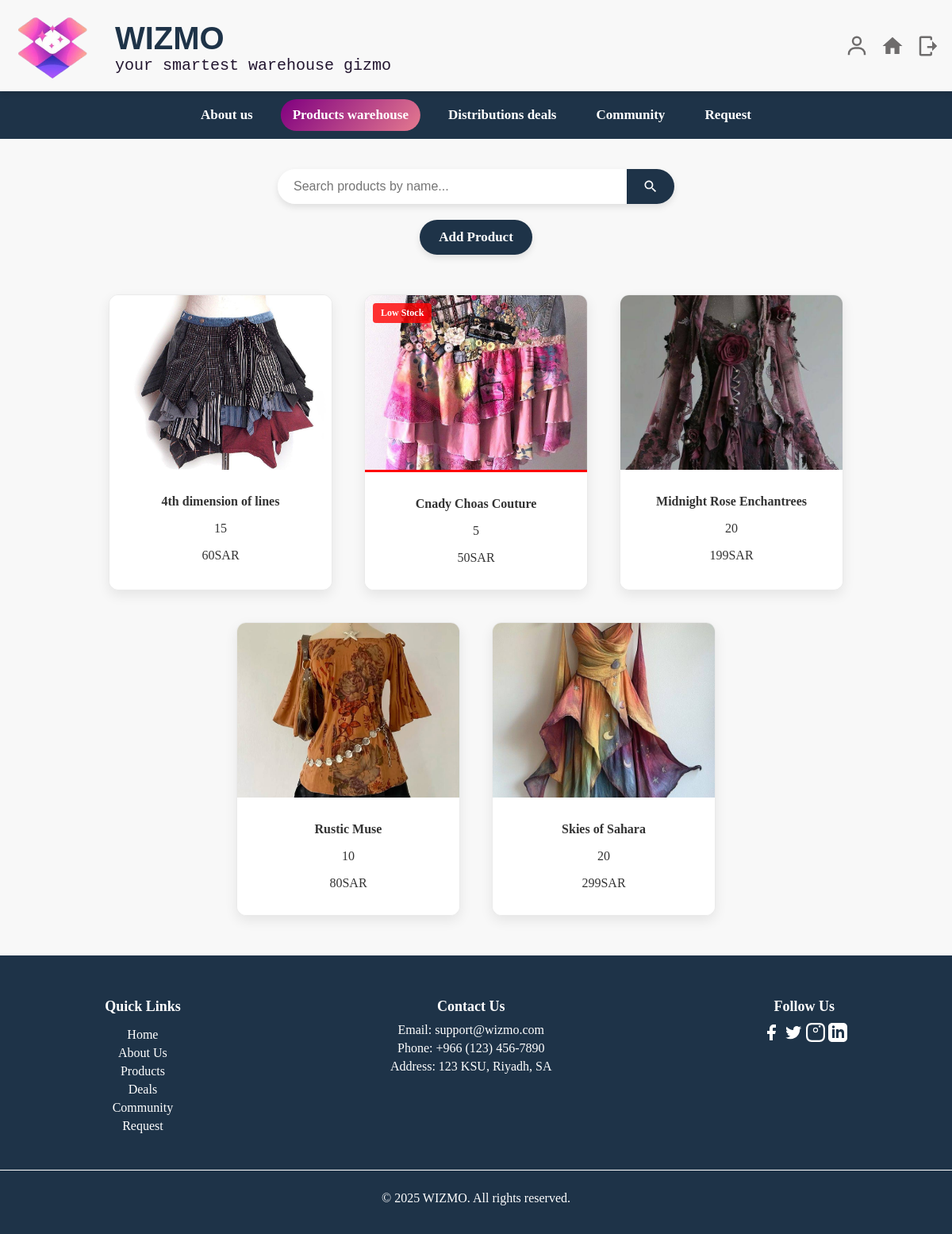
/Products.php (signed in), run on the app's committed database.
### tables this page shows
CREATE TABLE `product` (
  `productName` varchar(250) NOT NULL,
  `quantity` varchar(100) NOT NULL,
  `description` varchar(500) NOT NULL,
  `image` varchar(300) NOT NULL,
  `price` varchar(50) NOT NULL,
  `username` varchar(300) NOT NULL
);

### Products.php (the view, shortened to what this page needs)
<?php
$servername = "localhost";
$username = "root";
$password = "root";
$dbname = "Wizmo";
$port = 8889;
$conn = new mysqli($servername, $username, $password, $dbname, $port);
$loggedInUser = isset($_SESSION['username']) ? $_SESSION['username'] : null;
$products = [];
if ($loggedInUser) {
    $sql = "SELECT * FROM Product WHERE username = ?";
    $stmt = $conn->prepare($sql);
    $stmt->bind_param("s", $loggedInUser);
    $stmt->execute();
    $result = $stmt->get_result();
    while ($row = $result->fetch_assoc()) {
        $products[] = $row;
    }
}
?>
<!DOCTYPE html>
<html>
<head>
    <link rel="stylesheet" href="MainStyles.css">
</head>
<body>
    <header>
        <div class="header-container">
            <img src="images/wizmoLOGO.png" alt="logo" width="90" height="80" class="Navimg">
            <div class="text-container">
                <h2>WIZMO</h2>
                <h3>your smartest warehouse gizmo</h3>
            </div>
            <div class="header-links">
                <a href="profile.php"><svg class="header-icon">
                        <use href="#account" />
                    </svg></a>
                <a href="Homepage.php"><svg class="header-icon">
                        <use href="#home" />
                    </svg></a>
                <a href="index.php"><svg class="header-icon">
                        <use href="#logout" />
                    </svg></a>
            </div>
        </div>
    </header>
    <nav class="navBar">
        <ul>
            <li class="link1"><a href="aboutus.php">About us</a></li>
            <li class="link2"><a href="Products.php" class="active">Products warehouse</a></li>
            <li class="link3"><a href="deals.php">Distributions deals</a></li>
            <li class="link4"><a href="community.php">Community</a></li>
            <li class="link5"><a href="request.php">Request</a></li>
        </ul>
    </nav>
    <br>
<div class="search-container">
    <div class="search-bar">
        <input type="text" id="searchInput" placeholder="Search products by name...">
        <button type="button" onclick="searchProducts()">
            <svg>
                <use href="#search" />
            </svg>
        </button>
    </div>
</div>
<button class="add-product-btn" onclick="showAddPopup()">Add Product</button>
<div id="productList" class="product-container">
    <?php
    foreach ($products as $product) {
        $lowStock = false;
        $quantityNum = intval($product['quantity']);
        if ($quantityNum < 10) {
            $lowStock = true;
        }
        ?>
        <div class="product-card <?php echo $lowStock ? 'low-stock' : ''; ?>">
            <img src="<?php echo $product['image']; ?>" alt="<?php echo $product['productName']; ?>">
            <div class="product-info">
                <p><strong><?php echo $product['productName']; ?></strong></p>
                <p><?php echo $product['quantity']; ?></p>
                <p><?php echo $product['price']; ?></p>
            </div>
            <div class="product-hover-info">
            </div>
        </div>
    <?php } ?>
</div>
<footer>
    <div class="footer-container">
        <div class="footer-section">
            <h4>Quick Links</h4>
            <ul>
                <li><a href="Homepage.html">Home</a></li>
                <li><a href="aboutus.html">About Us</a></li>
                <li><a href="Products.php">Products</a></li>
                <li><a href="deals.html">Deals</a></li>
                <li><a href="community.html">Community</a></li>
                <li><a href="request.html">Request</a></li>
            </ul>
        </div>
        <div class="footer-section">
            <h4>Contact Us</h4>
            <p>Email: support@wizmo.com</p>
            <p>Phone: +966 (123) 456-7890</p>
            <p>Address: 123 KSU, Riyadh, SA</p>
        </div>
        <div class="footer-section">
            <h4>Follow Us</h4>
            <a href="#"><svg width="24" height="24">
                    <use href="#facebook" />
                </svg></a>
            <a href="#"><svg width="24" height="24">
                    <use href="#twitter" />
                </svg></a>
            <a href="#"><svg width="24" height="24">
                    <use href="#instagram" />
                </svg></a>
            <a href="#"><svg width="24" height="24">
                    <use href="#linkedin" />
                </svg></a>
        </div>
    </div>
    <div class="footer-bottom">
        <p>&copy; 2025 WIZMO. All rights reserved.</p>
    </div>
</footer>
</body>
</html>

### MainStyles.css (style rules this page uses)
body, html { margin: 0; padding: 0; background-color: #f8f8f8; }
header { background-color: #f8f8f8; color: black; box-shadow: 0 4px 6px rgba(0, 0, 0, 0.1); position: sticky; top: 0; z-index: 10; height: 115px; }
.header-container { display: flex; align-items: center; justify-content: space-between; gap: 10px; padding: 10px 15px; max-width: 1200px; margin: 0 auto; }
.header-icon { width: 30px; height: 30px; fill: #6e6c6c; transition: fill 0.3s ease; }
.header-container .Navimg { width: 100px; height: 100px; margin-right: 10px; }
.text-container { display: flex; flex-direction: column; align-items: flex-start; text-align: left; margin-left: 10px; }
.text-container h2, .text-container h3 { text-align: left; margin: 0; }
.text-container h2 { font-family:Impact, Haettenschweiler, 'Arial Narrow Bold', sans-serif; font-weight:700; font-size: 40px; color: #1e3348; }
.text-container h3 { font-family:monospace; font-weight:400; font-size: 20px; color: rgb(35, 22, 48); }
.header-links { display: flex; align-items: center; gap: 15px; margin-left: auto; }
.navBar { background-color: #1e3348; font-family: Cambria, Cochin, Georgia, Times, 'Times New Roman', serif; font-size: 17px; font-weight: 800; width: 100%; padding: 10px 0; text-align: center; position: relative; }
.navBar ul { display: flex; justify-content: center; align-items: center; margin: 0; padding: 0; list-style: none; }
.navBar ul li { margin: 0 10px; }
.navBar ul li a { color: white; text-decoration: none; padding: 10px 15px; display: inline-block; position: relative; transition: all 0.3s ease; }
.navBar ul li a::before { content: ''; position: absolute; top: 50%; left: 50%; transform: translate(-50%, -50%) scale(0); width: 100%; height: 100%; background: linear-gradient(130deg, #800080, #e47a8f); border-radius: 25px; opacity: 0; transition: all 0.3s ease; z-index: -1; }
.navBar ul li a:hover::before, .navBar ul li a.active::before { transform: translate(-50%, -50%) scale(1); opacity: 1; }
.navBar ul li a:hover, .navBar ul li a.active { color: white; z-index: 1; }
footer { background-color: #1e3348; color: #fff; padding: 20px 0; margin-top: 20px; text-align: center; }
.footer-container { display: flex; justify-content: space-around; flex-wrap: wrap; max-width: 1200px; margin: 0 auto; }
.footer-section { margin: 10px 20px; }
.footer-section h4 { margin-bottom: 10px; font-size: 18px; }
.footer-section ul { list-style: none; padding: 0; }
.footer-section ul li { margin: 5px 0; }
.footer-section ul li a { color: #fff; text-decoration: none; }
.footer-section p { margin: 5px 0; }
.footer-bottom { text-align: center; margin-top: 20px; padding-top: 10px; border-top: 1px solid #ffffff; color: #ffffff; }
svg { width: 24px; height: 24px; fill: currentColor; transition: fill 0.3s ease; color: #ffffff; }
ul li { margin-bottom: 10px; font-size: 1em; color: #555; }

### data on the page
product: image (picture), productName "4th dimension of lines", quantity "15", price "60SAR"
product: image (picture), productName "Cnady Choas Couture", quantity "5", price "50SAR"
product: image (picture), productName "Midnight Rose Enchantrees", quantity "20", price "199SAR"
product: image (picture), productName "Rustic Muse", quantity "10", price "80SAR"
product: image (picture), productName "Skies of Sahara", quantity "20", price "299SAR"
